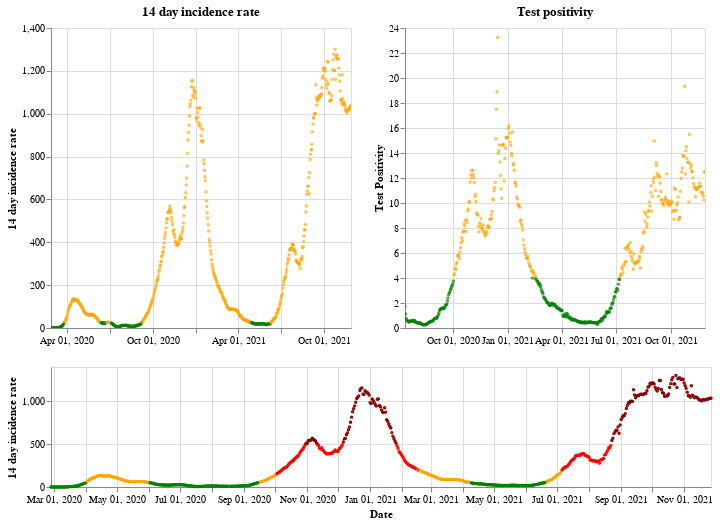

Notebook code cell kept with this figure:
### Markdown cell above
## Wales

### Code cell
plot_traffic_light('Wales')

### Figure 1 — Vega-Lite specification as saved in the notebook (floating-point values rounded to 4 significant figures; data arrays with more than 128 entries replaced by an {"elided": "..."} marker saying what was removed)
{"config": {"view": {"continuousWidth": 400, "continuousHeight": 300}}, "vconcat": [{"hconcat": [{"mark": {"type": "point", "size": 2}, "encoding": {"color": {"condition": {"value": "green", "test": "(datum.twoWeeklyCasesRate <= 25)"}, "value": "orange"}, "tooltip": [{"type": "nominal", "field": "areaName"}, {"type": "temporal", "field": "date"}, {"type": "quantitative", "field": "twoWeeklyCasesRate"}, {"type": "quantitative", "field": "testPositivity"}], "x": {"type": "temporal", "axis": {"title": ""}, "field": "date", "scale": {"domain": {"selection": "DateBrush"}}, "timeUnit": "yearmonthdate"}, "y": {"type": "quantitative", "axis": {"title": "14 day incidence rate"}, "field": "twoWeeklyCasesRate"}}, "title": "14 day incidence rate", "width": 300}, {"mark": {"type": "point", "size": 2}, "encoding": {"color": {"condition": {"value": "green", "test": "(datum.testPositivity <= 4)"}, "value": "orange"}, "tooltip": [{"type": "nominal", "field": "areaName"}, {"type": "temporal", "field": "date"}, {"type": "quantitative", "field": "twoWeeklyCasesRate"}, {"type": "quantitative", "field": "testPositivity"}], "x": {"type": "temporal", "axis": {"title": ""}, "field": "date", "scale": {"domain": {"selection": "DateBrush"}}, "timeUnit": "yearmonthdate"}, "y": {"type": "quantitative", "axis": {"title": "Test Positivity"}, "field": "testPositivity"}}, "title": "Test positivity", "width": 300}]}, {"layer": [{"mark": {"type": "point", "size": 2}, "encoding": {"color": {"condition": {"value": "orange", "test": "(((datum.testPositivity < 4) && (datum.twoWeeklyCasesRate >= 50)) && (datum.twoWeeklyCasesRate < 200))"}, "value": "red"}, "opacity": {"condition": {"value": 1, "test": "((datum.twoWeeklyCasesRate >= 50) && (datum.twoWeeklyCasesRate < 500))"}, "value": 0}, "tooltip": [{"type": "nominal", "field": "areaName"}, {"type": "temporal", "field": "date"}, {"type": "quantitative", "field": "twoWeeklyCasesRate"}, {"type": "quantitative", "field": "testPositivity"}], "x": {"type": "temporal", "axis": {"title": "Date"}, "field": "date", "timeUnit": "yearmonthdate"}, "y": {"type": "quantitative", "axis": {"title": "14 day incidence rate"}, "field": "twoWeeklyCasesRate"}}, "selection": {"DateBrush": {"type": "interval", "encodings": ["x"], "fields": ["Time"]}}}, {"mark": {"type": "point", "size": 2}, "encoding": {"color": {"value": "darkred"}, "opacity": {"condition": {"value": 1, "test": "(datum.twoWeeklyCasesRate >= 500)"}, "value": 0}, "tooltip": [{"type": "nominal", "field": "areaName"}, {"type": "temporal", "field": "date"}, {"type": "quantitative", "field": "twoWeeklyCasesRate"}, {"type": "quantitative", "field": "testPositivity"}], "x": {"type": "temporal", "axis": {"title": "Date"}, "field": "date", "timeUnit": "yearmonthdate"}, "y": {"type": "quantitative", "axis": {"title": "14 day incidence rate"}, "field": "twoWeeklyCasesRate"}}}, {"mark": {"type": "point", "size": 2}, "encoding": {"color": {"condition": {"value": "green", "test": "((datum.testPositivity < 4) && (datum.twoWeeklyCasesRate < 50))"}, "value": "orange"}, "opacity": {"condition": {"value": 1, "test": "(datum.twoWeeklyCasesRate < 50)"}, "value": 0}, "tooltip": [{"type": "nominal", "field": "areaName"}, {"type": "temporal", "field": "date"}, {"type": "quantitative", "field": "twoWeeklyCasesRate"}, {"type": "quantitative", "field": "testPositivity"}], "x": {"type": "temporal", "axis": {"title": "Date"}, "field": "date", "timeUnit": "yearmonthdate"}, "y": {"type": "quantitative", "axis": {"title": "14 day incidence rate"}, "field": "twoWeeklyCasesRate"}}}], "height": 120, "width": 660}], "data": {"name": "data-7c96d786ba71d4e090c20be561eabb56"}, "$schema": "https://vega.github.io/schema/vega-lite/v4.8.1.json", "datasets": {"data-7c96d786ba71d4e090c20be561eabb56": {"elided": "640 records"}}}
